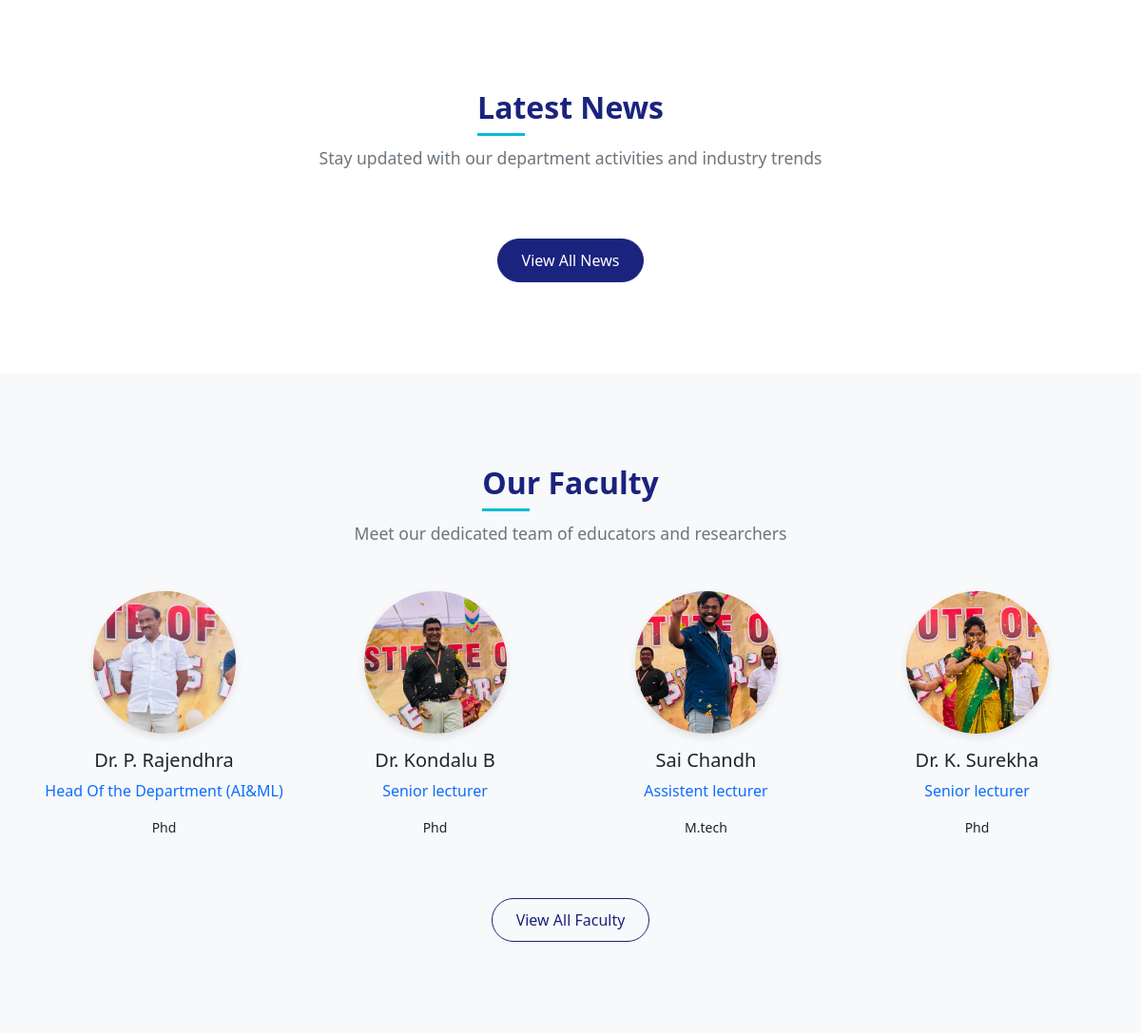
The app's page / (middle part), older data.
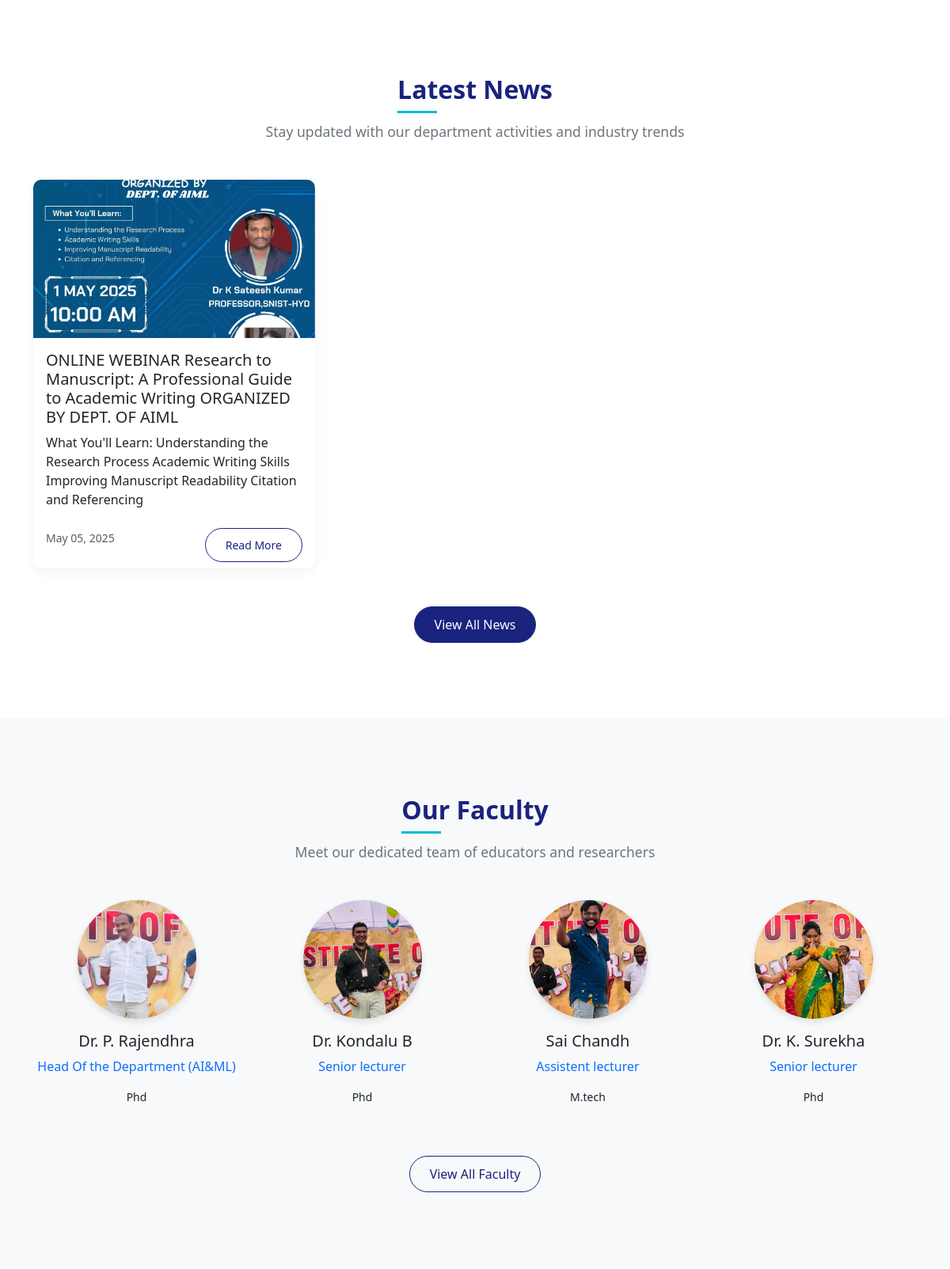
The same page, newer data.
### department/models.py (models this page shows, shortened)
class Staff(models.Model):
    name = models.CharField(max_length=100)
    designation = models.CharField(max_length=100)
    qualification = models.TextField()
    profile_picture = models.ImageField(upload_to='staff/')
    email = models.EmailField(blank=True, null=True)
    join_date = models.DateField(blank=True, null=True)
    bio = models.TextField(blank=True, null=True)
    order = models.PositiveIntegerField(default=0)
    class Meta:
        ordering = ['order']

class News(models.Model):
    title = models.CharField(max_length=200)
    content = models.TextField()
    created_at = models.DateTimeField(auto_now_add=True)

### department/views.py (the view)
# urls.py: 2. Add a URL to urlpatterns:  path('', views.home, name='home')
def home(request):
    news = News.objects.filter(is_published=True).order_by('-created_at')[:3]
    staff = Staff.objects.all().order_by('order')[:6]
    timetables = Timetable.objects.filter(is_active=True).order_by('-upload_date')[:3]
    gallery_images = GalleryImage.objects.all().order_by('-upload_date')[:8]
    context = {
        'news': news,
        'staff': staff,
        'timetables': timetables,
        'gallery_images': gallery_images,
    }
    return render(request, 'home.html', context)

### department/templates/home.html (shortened to what this page needs)
{% extends 'base.html' %}
{% load static %}
{% block content %}
<section id="news" class="py-5">
    <div class="container py-5">
        <div class="section-header mb-5 text-center">
            <h2 class="section-title">Latest News</h2>
            <p class="section-subtitle">Stay updated with our department activities and industry trends</p>
        </div>
        <div class="row">
            {% for item in news %}
            <div class="col-md-4 mb-4">
                <div class="card news-card h-100">
                    {% if item.image %}
                    <img src="{{ item.image.url }}" class="card-img-top" alt="{{ item.title }}">
                    {% endif %}
                    <div class="card-body">
                        <h5 class="card-title">{{ item.title }}</h5>
                        <p class="card-text">{{ item.content|truncatewords:20 }}</p>
                    </div>
                    <div class="card-footer bg-transparent border-top-0">
                        <small class="text-muted">{{ item.created_at|date:"M d, Y" }}</small>
                        <a href="{% url 'news_detail' item.id %}" class="btn btn-sm btn-outline-primary float-end">Read More</a>
                    </div>
                </div>
            </div>
            {% endfor %}
        </div>
        <div class="text-center mt-4">
            <a href="{% url 'news_list' %}" class="btn btn-primary">View All News</a>
        </div>
    </div>
</section>
<section class="py-5 bg-light">
    <div class="container py-5">
        <div class="section-header mb-5 text-center">
            <h2 class="section-title">Our Faculty</h2>
            <p class="section-subtitle">Meet our dedicated team of educators and researchers</p>
        </div>
        <div class="row">
            {% for member in staff %}
            <div class="col-lg-3 col-md-6 mb-4">
                <div class="text-center">
                    <div class="profile-pic-container mx-auto mb-3"
                         style="width: 150px; height: 150px; border-radius: 50%; overflow: hidden;">
                        <img src="{{ member.profile_picture.url }}"
                             alt="{{ member.name }}"
                             class="w-100 h-100 object-fit-cover"
                             style="object-fit: cover;">
                    </div>
                    <h5>{{ member.name }}</h5>
                    <p class="text-primary">{{ member.designation }}</p>
                    <p class="small">{{ member.qualification|truncatewords:8 }}</p>
                </div>
            </div>
            {% endfor %}
        </div>
        <div class="text-center mt-4">
            <a href="{% url 'staff_list' %}" class="btn btn-outline-primary">View All Faculty</a>
        </div>
    </div>
</section>
{% endblock %}

Row changes from the older to the newer data that the page shows:
added News: image (picture), title "ONLINE WEBINAR Research to Manuscript: A Professional Guide to Academic Writing ORGANIZED BY DEPT. OF AIML", content "What You'll Learn: Understanding the Research Process Academic Writing Skills Improving Manuscript Readability Citation and Referencing", created_at "May 05, 2025"
